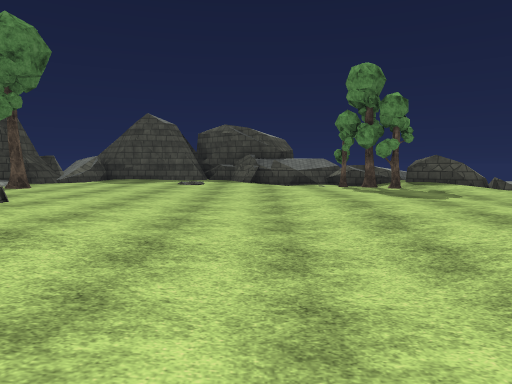
View 1 (above)

13 first-person views from a walk through a 3-D level made in the Unity game engine. The camera is 1.4 m above the floor, tilts 4° down and sees 70° across. The floor is counted in squares, 2 m on a side. Each view is taken from the middle of a square. On the plan, view 1 faces up. The plan holds only what a view shows up to about 11 squares ahead; the rest is blank. The place goes on beyond the plan. Surface patterns are stand-ins for the level's own textures.

View 2
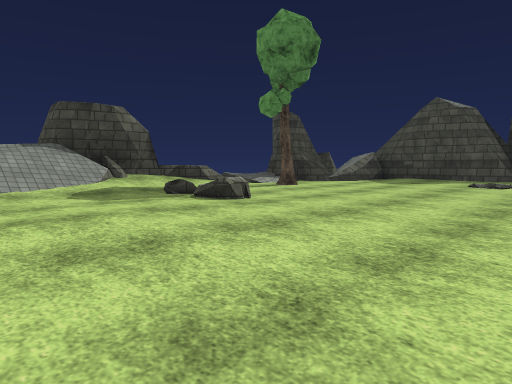

View 3
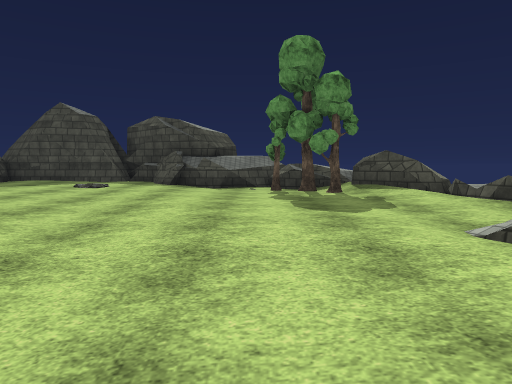

View 4
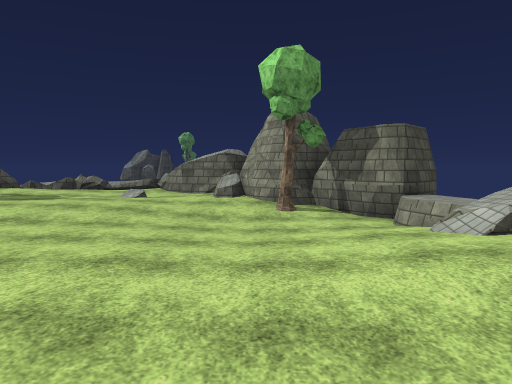

View 5
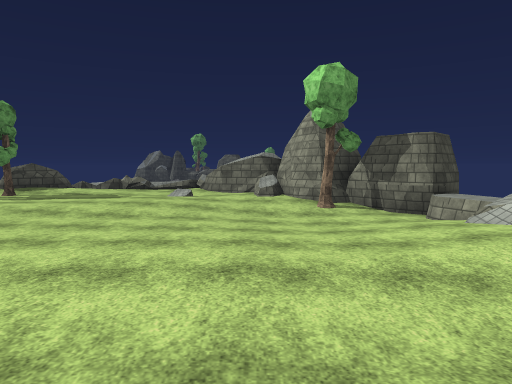

View 6
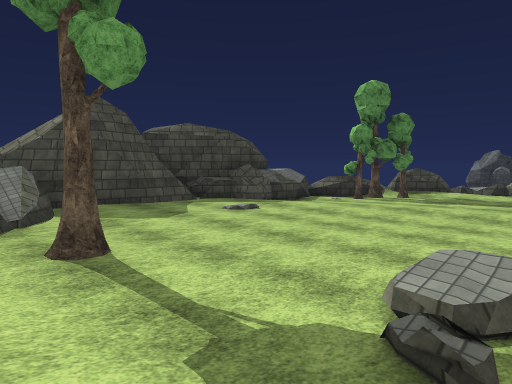

View 7
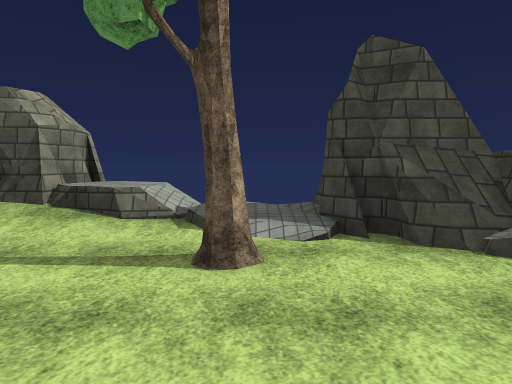

View 8
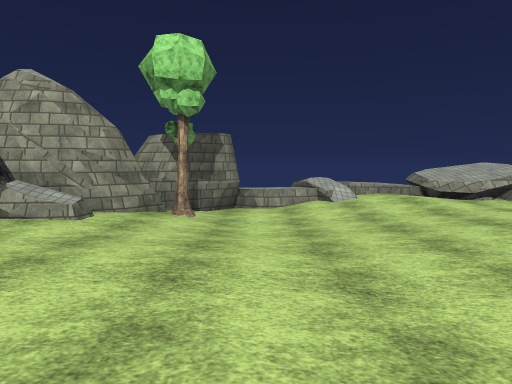

View 9
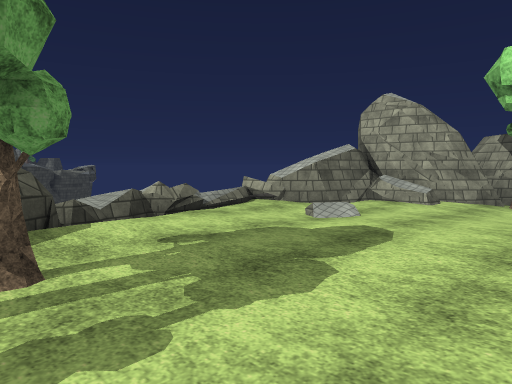

View 10
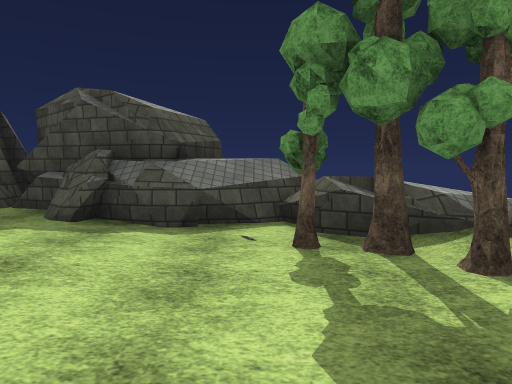

View 11
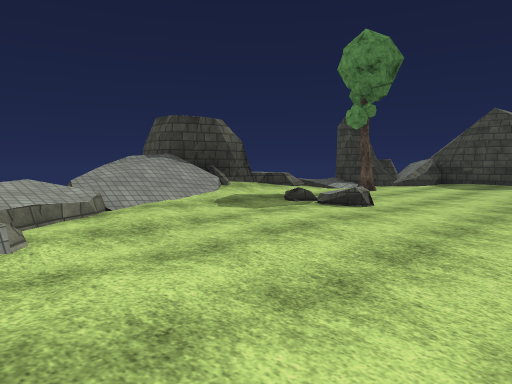

View 12
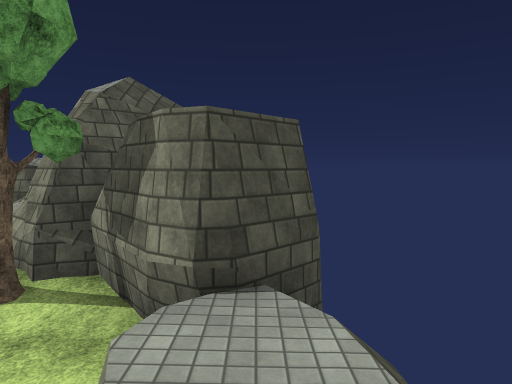

View 13
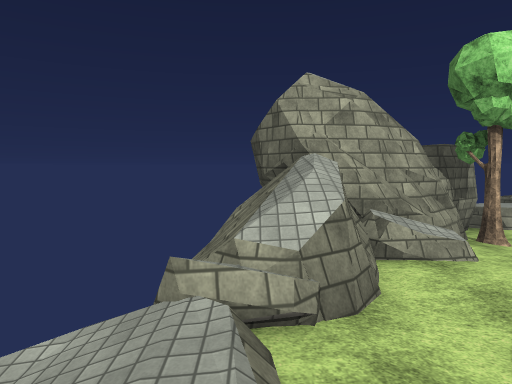

### Floor plan
Key: @ floor where view 1 was taken; # wall or solid block; x gap in a wall; . main floor; : floor 0.25 m higher than the main floor; - floor 0.25 m lower than the main floor; _ floor 0.5 m lower than the main floor; + floor 0.75 m higher than the main floor; * floor 1.25 m higher than the main floor; / step, stairs or slope; = window, fence, low wall or low ledge; ^ raised ledge; v drop or lower ground; O other object.
Columns run from 9 left of view 1 to 7 right of it. Each row starts with its distance up from view 1.
 13     ###### ^^
 12    ##:::^##^=
 11   ##::::::..O#
 10   x:.::..:..O#
  9    O.....:..O#==
  8 =//.........../=
  7 #//............/
  6 ##/......-/....//
  5 ##/:....--/..//=/
  4  ///....--//..#^
  3  ///..../-_/.=##
  2   v//..//__//###
  1   +//..///_O###
  0     ==.//@/###
 -1      *x///=#
 -2          vvv

Positions as (right, up) in squares from view 1, and headings:
1: (0, 0), facing up
2: (0, 2), facing up-left
3: (2, 2), facing up
4: (-5, 2), facing right
5: (-6, 3), facing right
6: (-7, 5), facing up-right
7: (-3, 9), facing left
8: (1, 8), facing down
9: (1, 10), facing down-right
10: (2, 7), facing up
11: (-1, 0), facing up-left
12: (-1, -1), facing right
13: (6, 7), facing down
